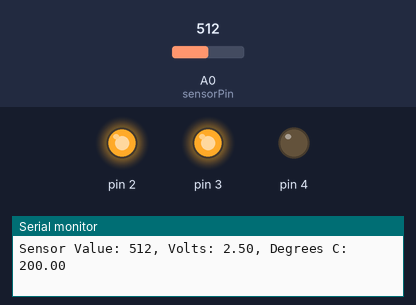
A sketch run on a simulated Arduino Uno, built with avr-gcc and run on an emulated ATmega328P. Shown: output pins drawn as LEDs (lit = HIGH), the last lines printed to the serial monitor. The test bench sets the inputs (shaded band); at power-on: A0 (sensorPin) = 512.

Above: at 1.2 s.
1.3 s: A0 (sensorPin) set to 162
4.3 s: A0 (sensorPin) set to 149
At 5.5 s:
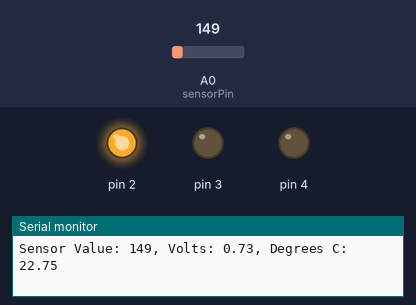
5.8 s: A0 (sensorPin) set to 122
At 7.0 s:
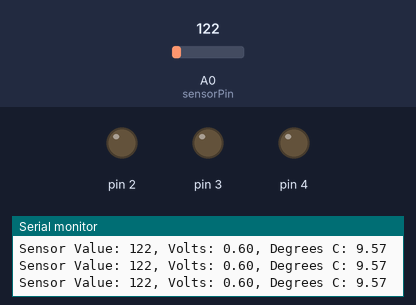
7.3 s: A0 (sensorPin) set to 1023
At 7.6 s:
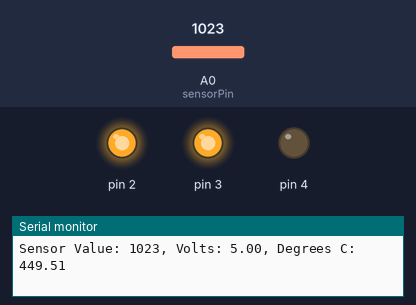
8.8 s: A0 (sensorPin) set to 0
At 9.2 s:
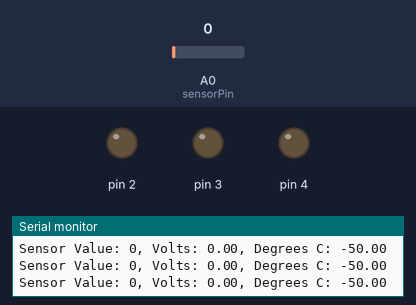
Timing chart, 0 to 11.3 s (numbered marks = the images above; inputs shaded):
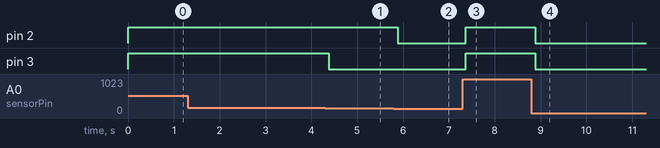

Measured:
- the behaviour switches between 150 and 149 on A0 (sensorPin) (found by bisection; images 0 and 1)
- after the input at 4.3 s, pin 3: HIGH → LOW after 0.08 s
- after the input at 5.8 s, pin 2: HIGH → LOW after 0.09 s
- after the input at 7.3 s, pin 2, pin 3: LOW → HIGH after 0.07 s
- after the input at 8.8 s, pin 2, pin 3: HIGH → LOW after 0.08 s

The sketch:

project_03.ino
```cpp
/*
    This is project 03 from the starter kit!
*/

const int sensorPin = A0;
const float baselineTemp = 19.0;

void setup()
{
    // Open the serial port at 9600 baud
    Serial.begin(9600);

    for(int pinNumber = 2; pinNumber < 5; pinNumber++)
    {
        pinMode(pinNumber, OUTPUT);
        digitalWrite(pinNumber, LOW);
    }
}

void setLights(int light1, int light2, int light3)
{
        digitalWrite(2, light1);
        digitalWrite(3, light2);
        digitalWrite(4, light3);
}

void loop()
{
    int sensorVal = analogRead(sensorPin);

    Serial.print("Sensor Value: ");
    Serial.print(sensorVal);

    float voltage = (sensorVal / 1024.0) * 5.0;
    Serial.print(", Volts: ");
    Serial.print(voltage);

    float temperature = (voltage - 0.5) * 100;
    Serial.print(", Degrees C: ");
    Serial.println(temperature);


    // Show something fun on the LEDs
    if(temperature < baselineTemp + 2)
    {
        setLights(LOW, LOW, LOW);
    }
    else if(temperature >= baselineTemp + 2 && temperature < baselineTemp + 4)
    {
        setLights(HIGH, LOW, LOW);
    }
    else if(temperature >= baselineTemp + 4 && temperature < temperature + 6)
    {
        setLights(HIGH, HIGH, LOW);
    }
    else
    {
        setLights(HIGH, HIGH, HIGH);
    }

    delay(1);

}
```
